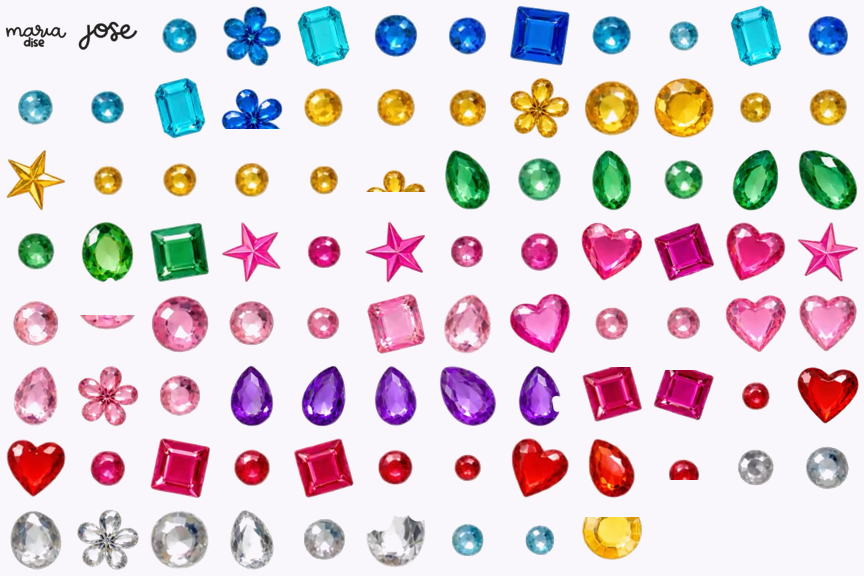
#> input picture 素材库/钻石素材-单颗/总览-插画.png, 864 x 576 px, given as the content of the folder ers/xiaoaijiang/Desktop/Cursor/小游戏/钻石拼贴/素材库/钻石素材-单颗/插画水钻(白底), which was not available
$ python contact_sheet.py
#> lines starting #> are read from the running program, lines starting #| are printed output that depends on the picture; pictures that were not available may be replaced by others from this repository, and a replacement may not be noted

import os
from PIL import Image
base = "/Users/xiaoaijiang/Desktop/Cursor/小游戏/钻石拼贴/素材库/钻石素材-单颗"
for sub in ["插画水钻(白底)", "真实水钻(灰底)"]:
    d = os.path.join(base, sub)
    files = sorted(f for f in os.listdir(d) if f.endswith(".png"))
    cols, cell = 12, 72
    rows = (len(files) + cols - 1) // cols
    sheet = Image.new("RGB", (cols*cell, rows*cell), (250,247,252))
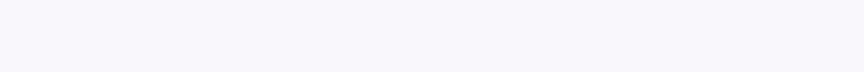
#> sheet: PIL image 864x72 RGB; mean R, G, B 250, 247, 252
    for i, f in enumerate(files):
        im = Image.open(os.path.join(d, f)).convert("RGBA")
        im.thumbnail((cell-8, cell-8))
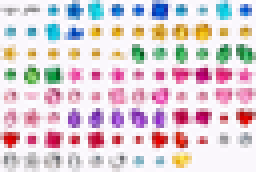
#> im: PIL image 64x43 RGBA (shown 4 times larger); mean R, G, B, A 221.4, 207.7, 214, 255
        x = (i % cols) * cell + (cell - im.width)//2
#> x = 4
        y = (i // cols) * cell + (cell - im.height)//2
#> y = 14
        sheet.paste(im, (x, y), im)
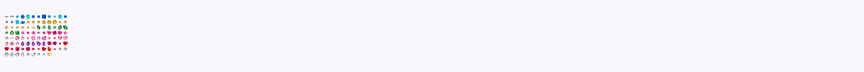
#> sheet: PIL image 864x72 RGB; mean R, G, B 248.7, 245.3, 250.3
    out = os.path.join(base, "总览-" + ("插画" if "插画" in sub else "真实") + ".png")
    sheet.save(out)
    print(sub, len(files), "gems ->", out)
